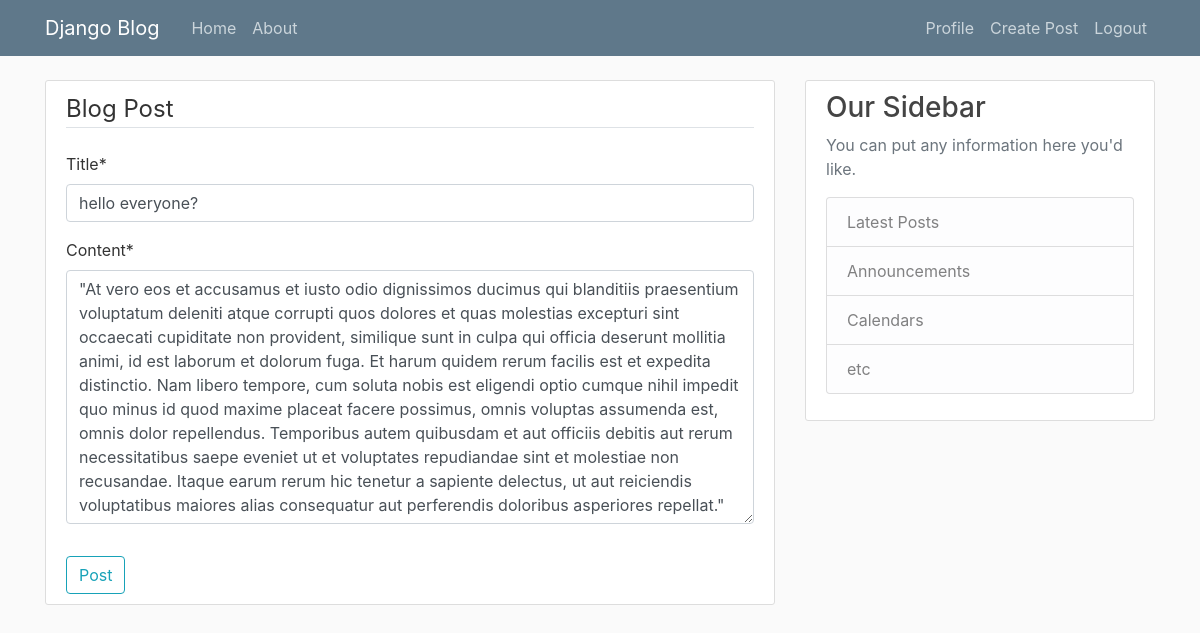
Page /post/16/update/ (signed in) on the committed database.
### blog/models.py (models this page shows, shortened)
class Post(models.Model):
	title = models.CharField(max_length = 100)
	content = models.TextField()
	date_posted = models.DateTimeField(default = timezone.now)
	author = models.ForeignKey(User, on_delete = models.CASCADE)

### blog/views.py (the view, shortened to what this page needs)
# urls.py: path('post/<int:pk>/update/', PostUpdateView.as_view(), name = 'post-update' ),
class PostUpdateView(LoginRequiredMixin, UserPassesTestMixin, UpdateView):
	model = Post
	fields =['title','content']
	def test_func(self):
		post = self.get_object()
		if self.request.user == post.author:
			return True
		else:
			False

### blog/templates/blog/post_form.html (shortened to what this page needs)
{% extends "blog/base.html" %}
{% load crispy_forms_tags %}
{% block content %}
	<div class = "content-section">
		<form method = "POST">
			<fieldset class="form-group">
				<legend class = "border-bottom mb-4"> Blog Post </legend>
				{{ form|crispy }}
			</fieldset>
			<div>
					<button class = "btn btn-outline-info" type = "submit">Post </button>
			</div>
		</form>
	</div>
{% endblock content %}

### blog/static/blog/main.css (style rules this page uses)
body { background: #fafafa; color: #333333; margin-top: 5rem; }
.content-section { background: #ffffff; padding: 10px 20px; border: 1px solid #dddddd; border-radius: 3px; margin-bottom: 20px; }

### rows in the picture
Post: title "hello everyone?", content "\"At vero eos et accusamus et iusto odio dignissimos ducimus qui blanditiis praesentium voluptatum deleniti atque corrupti quos dolores et quas molestias excepturi sint occaecati cupiditate non provident, similique sunt in culpa qui officia deserunt mollitia animi, id est laborum et dolorum fuga. Et harum quidem rerum facilis est et expedita distinctio. Nam libero tempore, cum soluta nobis est eligendi optio cumque nihil impedit quo minus id quod maxime placeat facere possimus, omnis voluptas assumenda est, omnis dolor repellendus. Temporibus autem quibusdam et aut officiis debitis aut rerum necessitatibus saepe eveniet ut et voluptates repudiandae sint et molestiae non recusandae. Itaque…"
